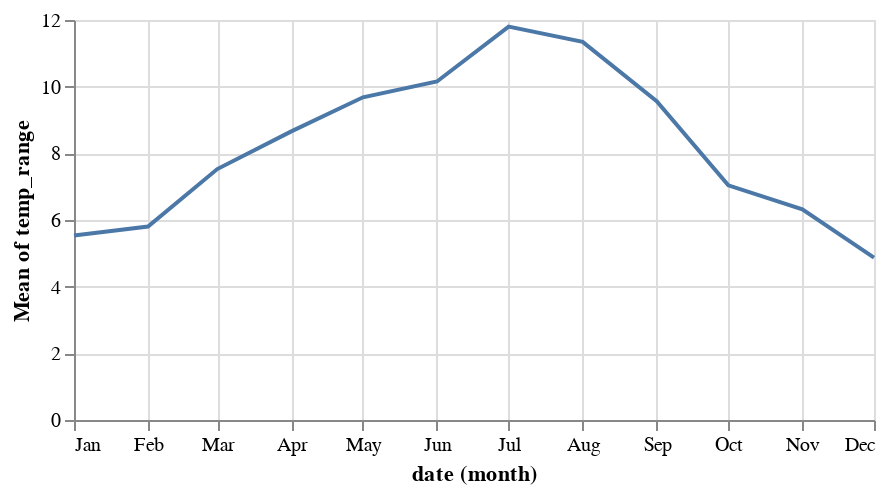

Source (notebook cell):
### Markdown cell above
Now, let's look at the temperature range over time:

### Code cell
alt.Chart(df, width=400, height=200).mark_line().encode(
    alt.X('date:T', timeUnit='month'),
    y='mean(temp_range):Q'
)

### Figure 1 — Vega-Lite specification as saved in the notebook (floating-point values rounded to 4 significant figures; data arrays with more than 128 entries replaced by an {"elided": "..."} marker saying what was removed)
{"$schema": "https://vega.github.io/schema/vega-lite/v1.2.1.json", "data": {"values": {"elided": "1461 records"}}, "encoding": {"x": {"field": "date", "timeUnit": "month", "type": "temporal"}, "y": {"aggregate": "mean", "field": "temp_range", "type": "quantitative"}}, "height": 200, "mark": "line", "width": 400}
